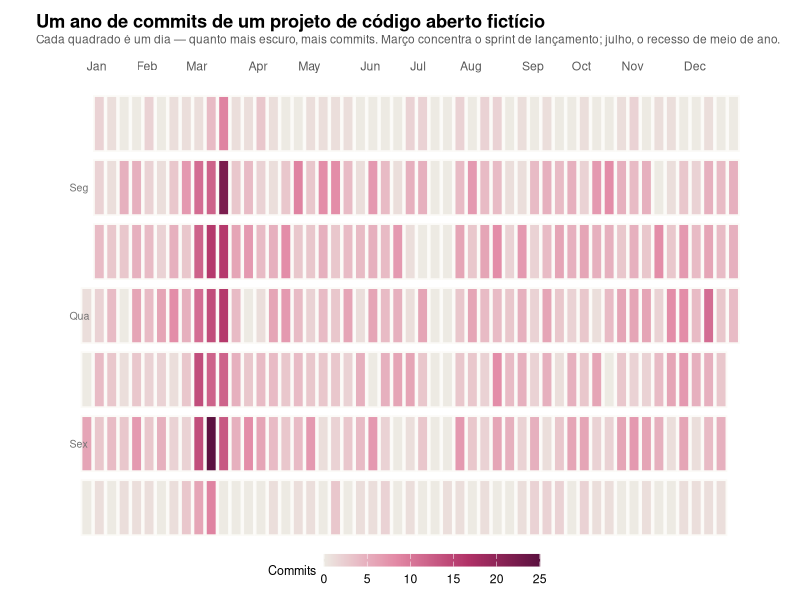

R code for this plot:
# Libraries
library(ggplot2)
library(jsonlite)

# Dados 100% ficticios: commits diarios de um projeto de codigo aberto
# ficticio ao longo de um ano (2025). Escritos com duas janelas fixadas a
# mao (nao so ruido aleatorio) pra dar ao calendario uma FORMA especifica:
# um "sprint" de lancamento em marco (tres semanas de atividade bem acima
# do normal, inclusive nos fins de semana) e um "recesso" de meio de ano em
# julho (quase zero, todo santo dia) -- sem essas duas janelas o calendario
# seria so ruido de Poisson sem nada especifico pra apontar.
set.seed(4471)

inicio <- as.Date("2025-01-01")
fim <- as.Date("2025-12-31")
datas <- seq(inicio, fim, by = "day")

dia_semana <- as.integer(format(datas, "%w")) # 0 = domingo .. 6 = sabado
offset <- as.integer(format(inicio, "%w"))
semana <- (as.integer(datas - inicio) + offset) %/% 7

fim_de_semana <- dia_semana %in% c(0, 6)
em_sprint <- datas >= as.Date("2025-03-03") & datas <= as.Date("2025-03-21")
em_recesso <- datas >= as.Date("2025-07-14") & datas <= as.Date("2025-07-25")

lambda <- ifelse(em_recesso, 0.3,
           ifelse(em_sprint, ifelse(fim_de_semana, 5, 14),
             ifelse(fim_de_semana, 0.8, 4)))
valor <- rpois(length(datas), lambda)

nomes_dia <- c("Dom", "Seg", "Ter", "Qua", "Qui", "Sex", "Sáb")
dados <- data.frame(
  data = datas,
  semana = semana,
  dia_semana = dia_semana,
  dia_semana_nome = factor(nomes_dia[dia_semana + 1], levels = rev(nomes_dia)),
  valor = valor
)

# Rotulos de mes: um por mes, na semana do dia 1 -- usados nos dois lados
# (eixo do output.png e cabecalho da versao D3), pra nao dessincronizar.
primeiros_dias <- seq(inicio, fim, by = "month")
rotulos_mes <- data.frame(
  semana = semana[match(primeiros_dias, datas)],
  mes = format(primeiros_dias, "%b")
)

# Rotulos de dia da semana: so Seg/Qua/Sex, mesma convencao do calendario de
# contribuicoes que inspirou a tecnica -- os 7 poluiriam a lateral estreita
# sem acrescentar leitura (a ordem Dom-no-topo/Sáb-embaixo já fica clara com
# 3 âncoras).
rotulos_dia <- data.frame(
  dia_semana_nome = factor(c("Seg", "Qua", "Sex"), levels = rev(nomes_dia))
)

# Paleta propria: sequencial de creme quase neutro (zero commits, mesmo
# tratamento do "sem atividade" do original que este acervo nunca copia
# literalmente) ate um vinho-magenta escuro de alto croma -- nunca o verde
# do calendario de contribuicoes que inspirou a tecnica.
rampa <- colorRampPalette(c("#EDEAE3", "#E38AA6", "#B23368", "#5C1140"))
paleta_continua <- rampa(100)

p <- ggplot(dados, aes(x = semana, y = dia_semana_nome, fill = valor)) +
  geom_tile(colour = "#FBFAF7", linewidth = 0.6, width = 0.86, height = 0.86) +
  geom_text(
    data = rotulos_mes, aes(x = semana, y = 7.9, label = mes),
    inherit.aes = FALSE, family = "sans", size = 3.1, colour = "grey35", hjust = 0
  ) +
  geom_text(
    data = rotulos_dia, aes(x = -1.4, y = dia_semana_nome, label = dia_semana_nome),
    inherit.aes = FALSE, family = "sans", size = 2.7, colour = "grey45", hjust = 0
  ) +
  scale_fill_gradientn(colours = paleta_continua, name = "Commits") +
  coord_cartesian(clip = "off") +
  labs(
    title = "Um ano de commits de um projeto de código aberto fictício",
    subtitle = "Cada quadrado é um dia — quanto mais escuro, mais commits. Março concentra o sprint de lançamento; julho, o recesso de meio de ano."
  ) +
  theme_void(base_size = 11) +
  theme(
    plot.title = element_text(face = "bold", margin = margin(b = 2)),
    plot.subtitle = element_text(colour = "grey35", size = 8.6, margin = margin(b = 14)),
    plot.margin = margin(t = 10, r = 20, b = 10, l = 26),
    legend.position = "bottom",
    legend.title = element_text(size = 9),
    legend.key.width = unit(1.1, "cm"),
    legend.key.height = unit(0.32, "cm")
  )

ggsave("output.png", plot = p, width = 12, height = 3.2, dpi = 150)

# ---------------------------------------------------------------------------
# Versao interativa: o D3 desenha a mesma grade e acrescenta um segundo modo
# de cor -- "Faixas" (5 degraus fixos, como o calendario de contribuicoes que
# inspirou a tecnica) em vez de "Contínuo" (a mesma rampa do output.png,
# interpolada). O contorno de cada dia nunca muda; so a funcao que decide a
# cor de preenchimento troca entre as duas chamadas.
#
# As faixas fixas facilitam comparar dois dias de LONGE (poucos tons
# possiveis); a rampa continua preserva mais informacao (dois dias na mesma
# faixa mas com contagem diferente saem com tons ligeiramente diferentes).
# Nenhuma inventa cor nova: as 5 cores de faixa vem da MESMA rampa do
# output.png, so amostrada em menos pontos -- nunca um hexadecimal novo.
# ---------------------------------------------------------------------------
cores_faixas <- rampa(5)
cortes_faixas <- c(0, 1, 4, 8, 14) # limite INFERIOR de cada faixa; a ultima e "14+"

viz <- list(
  meta = list(
    ano = 2025,
    unidade = "commits",
    paleta = list(
      continua = as.list(paleta_continua[c(1, 25, 50, 75, 100)]),
      faixas = as.list(cores_faixas),
      cortesFaixas = as.list(cortes_faixas)
    )
  ),
  dias = lapply(seq_len(nrow(dados)), function(i) {
    list(
      data = format(dados$data[i], "%Y-%m-%d"),
      semana = dados$semana[i],
      diaSemana = dados$dia_semana[i],
      valor = dados$valor[i]
    )
  })
)

write_json(viz, "data.json", auto_unbox = TRUE, digits = NA)
